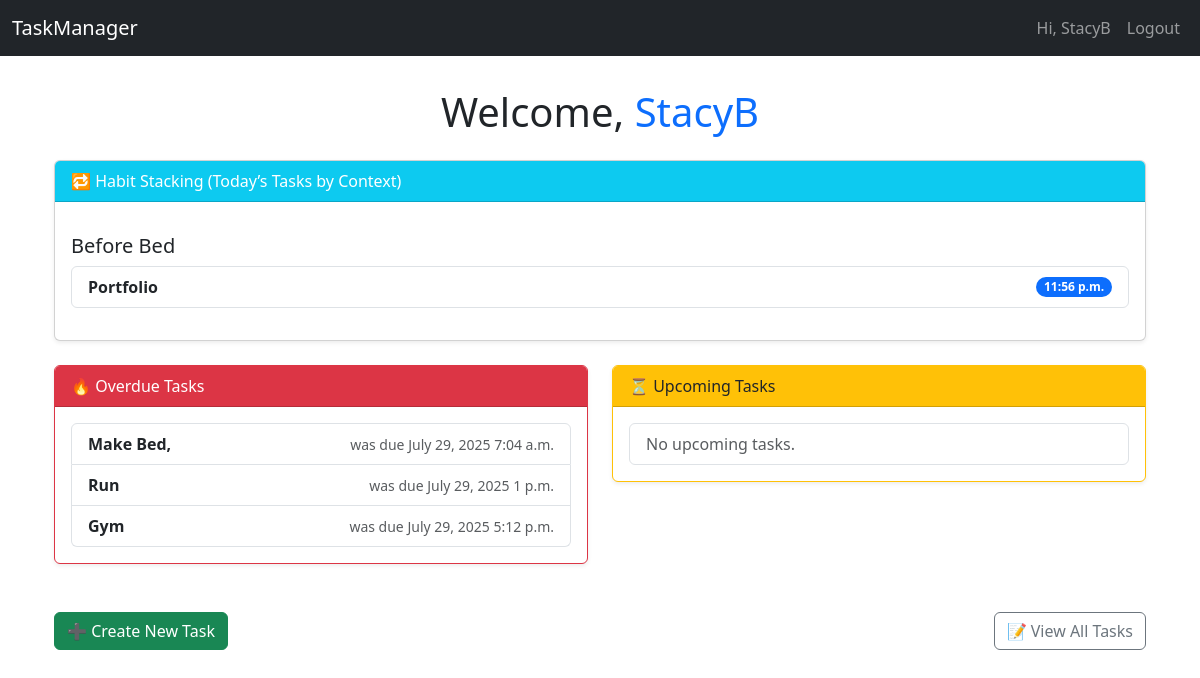
Screenshot of / (signed in) with the database file from the repository.
### tasks/models.py (models this page shows, shortened)
class Task(models.Model):
    STATUS_CHOICES = [
        ('not_started', 'Not Started'),
        ('in_progress', 'In Progress'),
        ('completed', 'Completed'),
    ]
    CONTEXT_CHOICES = [
    ('morning', 'After Breakfast'),
    ('commute', 'During Commute'),
    ('evening', 'Before Bed'),
    ]
    context_tag = models.CharField(max_length=50, choices=CONTEXT_CHOICES, blank=True)
    user = models.ForeignKey(User, on_delete=models.CASCADE)
    title = models.CharField(max_length=255)
    description = models.TextField(blank=True)
    status = models.CharField(max_length=20, choices=STATUS_CHOICES, default='not_started')
    due_date = models.DateField(null=True, blank=True)
    due_time = models.TimeField(null=True, blank=True)
    reminder_time = models.DateTimeField(null=True, blank=True)
    created_at = models.DateTimeField(auto_now_add=True)
    def is_overdue(self):
        if self.due_date:
            task_datetime = datetime.combine(self.due_date, self.due_time or datetime.min.time())
            return task_datetime < datetime.now() and self.status != 'completed'
        return False

### tasks/views.py (the view)
# urls.py: 2. Add a URL to urlpatterns:  path('', views.home, name='home')
def home(request):
    if request.user.is_authenticated:
        now = timezone.now()
        today = timezone.localdate()
        tasks = Task.objects.filter(user=request.user)
        due_today = tasks.filter(due_date=today, status__in=['not_started', 'in_progress'])
        overdue = [task for task in tasks if task.is_overdue()]
        upcoming = tasks.filter(due_date__gt=today).order_by('due_date')
        context_grouped_tasks = defaultdict(list)
        for task in due_today:
            context_grouped_tasks[task.get_context_tag_display()].append(task)
        return render(request, 'home.html', {
            'due_today': due_today,
            'overdue': overdue,
            'upcoming': upcoming,
            'context_grouped_tasks': dict(context_grouped_tasks)
        })
    return render(request,'home.html')

### tasks/templates/home.html (shortened to what this page needs)
{% extends 'base.html' %}
{% block content %}
<div class="container mt-4">
  <h1 class="mb-4 text-center">Welcome, <span class="text-primary">{{ user.username }}</span></h1>
  <div class="card mb-4 shadow-sm">
    <div class="card-header bg-info text-white">
      🔁 Habit Stacking (Today’s Tasks by Context)
    </div>
    <div class="card-body">
      {% if context_grouped_tasks %}
        {% for context, tasks in context_grouped_tasks.items %}
          <h5 class="mt-3">{% if context %}{{ context }}{% else %}<em class="text-muted">No Context</em>{% endif %}</h5>
          <ul class="list-group mb-3">
            {% for task in tasks %}
              <li class="list-group-item d-flex justify-content-between align-items-center">
                <strong>{{ task.title }}</strong>
                <span class="badge bg-primary rounded-pill">{{ task.due_time }}</span>
              </li>
            {% endfor %}
          </ul>
        {% endfor %}
      {% else %}
        <p class="text-muted">No tasks for today.</p>
      {% endif %}
    </div>
  </div>
  <div class="row">
    <div class="col-md-6">
      <div class="card mb-4 border-danger shadow-sm">
        <div class="card-header bg-danger text-white">
          🔥 Overdue Tasks
        </div>
        <div class="card-body">
          <ul class="list-group">
            {% for task in overdue %}
              <li class="list-group-item d-flex justify-content-between align-items-center">
                <strong>{{ task.title }}</strong>
                <small class="text-muted">was due {{ task.due_date }} {{ task.due_time }}</small>
              </li>
            {% empty %}
              <li class="list-group-item text-muted">No overdue tasks!</li>
            {% endfor %}
          </ul>
        </div>
      </div>
    </div>
    <div class="col-md-6">
      <div class="card mb-4 border-warning shadow-sm">
        <div class="card-header bg-warning text-dark">
          ⏳ Upcoming Tasks
        </div>
        <div class="card-body">
          <ul class="list-group">
            {% for task in upcoming %}
              <li class="list-group-item d-flex justify-content-between align-items-center">
                <strong>{{ task.title }}</strong>
                <small>{{ task.due_date }}</small>
              </li>
            {% empty %}
              <li class="list-group-item text-muted">No upcoming tasks.</li>
            {% endfor %}
          </ul>
        </div>
      </div>
    </div>
  </div>
  <div class="d-flex justify-content-between mt-4">
    <a href="{% url 'task_form' %}" class="btn btn-success">➕ Create New Task</a>
    <a href="{% url 'task_list' %}" class="btn btn-outline-secondary">📝 View All Tasks</a>
  </div>
</div>
{% endblock %}

### tasks/templates/base.html (shortened to what this page needs)
<!DOCTYPE html>
<html lang="en">
<head>
    <link href="https://cdn.jsdelivr.net/npm/bootstrap@5.3.3/dist/css/bootstrap.min.css" rel="stylesheet">
</head>
<body>
    <nav class="navbar navbar-expand-lg navbar-dark bg-dark fixed-top">
        <div class="container-fluid">
            <a class="navbar-brand" href="{% url 'task_list' %}">TaskManager</a>
            <div class="collapse navbar-collapse">
                <ul class="navbar-nav ms-auto">
                    {% if user.is_authenticated %}
                        <li class="nav-item">
                            <a class="nav-link" href="#">Hi, {{ user.username }}</a>
                        </li>
                        <li class="nav-item">
                            <a class="nav-link" href="{% url 'logout' %}">Logout</a>
                        </li>
                    {% endif %}
                </ul>
            </div>
        </div>
    </nav>
    <div class="container mt-4">
        {% block content %}
        {% endblock %}
    </div>
</body>
</html>

### tasks/templates/base.html (style rules this page uses)
body { padding-top: 4rem; }

### rows the page displays
Task: context "Before Bed", title "Portfolio", due_time "11:56 p.m."
Task: title "Make Bed,", due_date "July 29, 2025", due_time "7:04 a.m."
Task: title "Run", due_date "July 29, 2025", due_time "1 p.m."
Task: title "Gym", due_date "July 29, 2025", due_time "5:12 p.m."

### other values shown
{{ user.username }} "StacyB"
